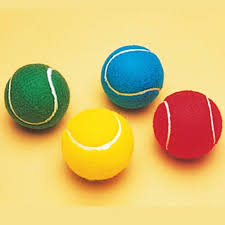
#> input picture Computer Vision/Images/cricketballs.jpg, 225 x 225 px, found by its file name
$ python 'Simple Thresholding.py'
#> lines starting #> are read from the running program, lines starting #| are printed output that depends on the picture; after the words box and inside, x2 and y2 are one past the last pixel; in counts of white or black regions, pixels touching at a corner belong together
import cv2
import numpy as np

#Reading image from the Images folder
img = cv2.imread(".\Images\cricketballs.jpg")
#> img is the input picture: shape (225, 225, 3); mean B, G, R 113.7, 189.9, 216.3

#Converting image into grayscale to apply thresholding easily
img = cv2.cvtColor(img, cv2.COLOR_BGR2GRAY)
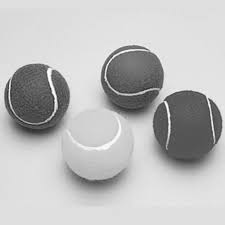
#> img: shape (225, 225); min 28, max 255, mean 189.1

#Threshold value and Max value to use when applying different thresholdings
thresh = 127
maxval = 255

#Applying binary threshold (Assigns the maxval to the pixel if greater than thresh value otherwise assigns it the value 0)
#Converts all pixels greater than 127 to 255 (i.e. white) and others to 0 (i.e. black)
ret, binary = cv2.threshold(img, thresh, maxval, cv2.THRESH_BINARY)
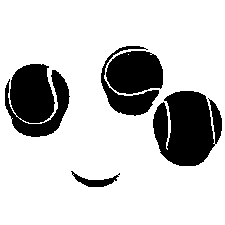
#> binary: shape (225, 225); 79% white; 5 black regions, box (x1, y1, x2, y2) and area: (153, 91, 222, 166) 3844, (5, 64, 70, 137) 3407, (106, 51, 163, 94) 1973, (101, 46, 159, 116) 1136, (71, 171, 120, 187) 284
#> ret = 127

#Applying inverse binary threshold (Assigns the mexval to the pixel if less than thresh value otherwise assigns it the value 0)
#Converts all pixels less than 127 to 255 (i.e. white) and others to 0 (i.e. black)
ret, binary_inv = cv2.threshold(img, thresh, maxval, cv2.THRESH_BINARY_INV)

#Applying trucate threshold (Assigns the threshold value to the pixel if greater than thresh value otherwise assigns it the value 0)
#Converts all pixels greater than 127 to 127 (i.e. gray) and others to 0 (i.e. black)
ret, trunc = cv2.threshold(img, thresh, maxval, cv2.THRESH_TRUNC)
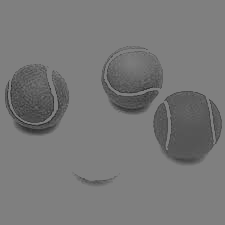
#> trunc: shape (225, 225); min 28, max 127, mean 119.6

#Applying to_zero threshold (Assigns every pixel with value less than thresh value to 0)
#Converts all pixels less than 127 to 0 (i.e. black)
ret, zero = cv2.threshold(img, thresh, maxval, cv2.THRESH_TOZERO)
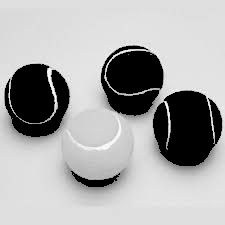
#> zero: shape (225, 225); min 0, max 255, mean 169.8

#Applying inverse to_zero threshold (Assigns every pixel with value greater than thresh value to 0)
#Converts all pixels greater than 127 to 0 (i.e. black)
ret, zero_inv = cv2.threshold(img, thresh, maxval, cv2.THRESH_TOZERO_INV)
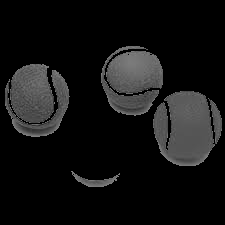
#> zero_inv: shape (225, 225); min 0, max 127, mean 19.3

#Displaying actual image with all the threshold images
cv2.imshow('Original', img)
cv2.imshow('Binary', binary)
cv2.imshow('Binary Inverse', binary_inv)
cv2.imshow('Truncate', trunc)
cv2.imshow('To Zero', zero)
cv2.imshow('To Zero Inverse', zero_inv)

cv2.waitKey(0)
cv2.destroyAllWindows()
